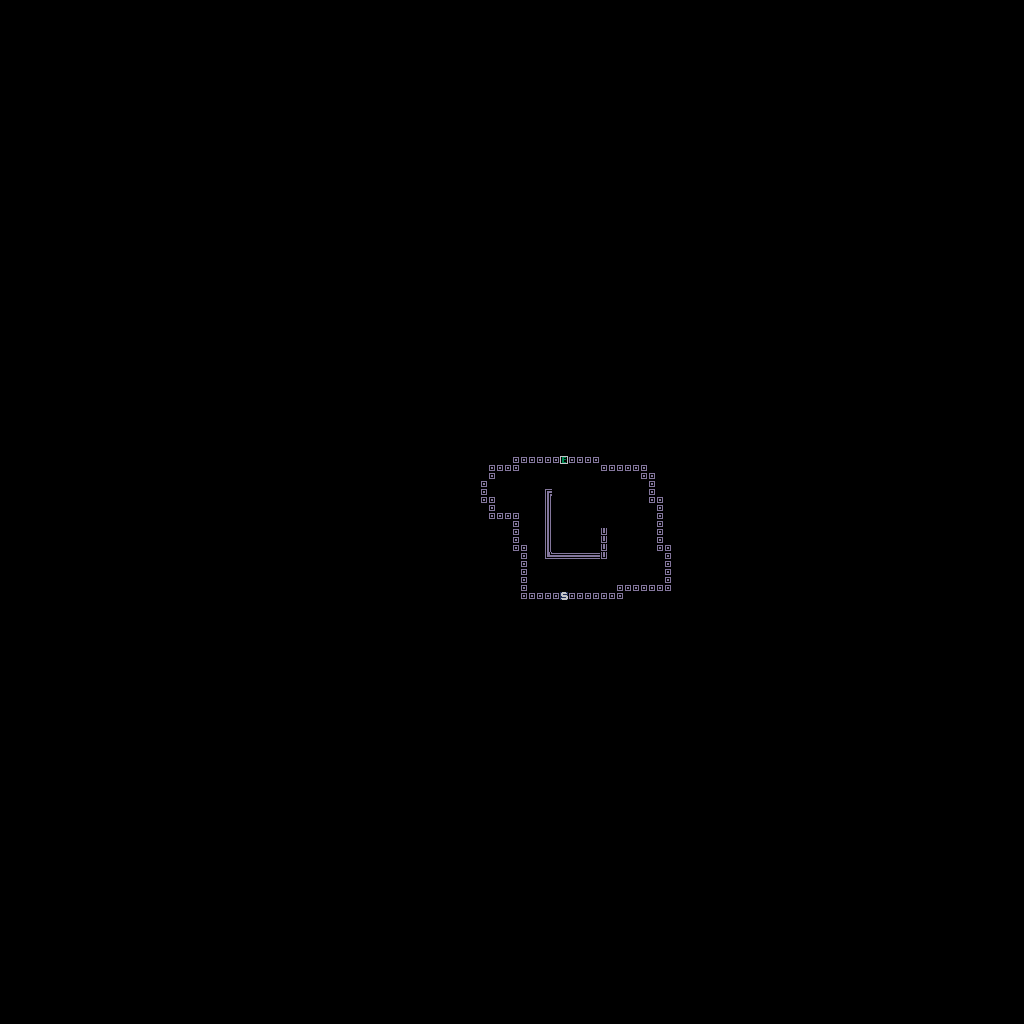

This is a level from a 2D game, rendered from its Tiled map with the project's own tilesets. A one-line summary and the map file follow, with tile-layer data summarised:
An orthogonal 128x128 tile map with 8x8 px tiles, 1 tile layer (floor).

<map version="1.4" tiledversion="1.4.3" orientation="orthogonal" renderorder="left-up" width="128" height="128" tilewidth="8" tileheight="8" infinite="0" backgroundcolor="#000000" nextlayerid="2" nextobjectid="1">
 <tileset firstgid="1" source="map_tiles.tsx" />
 <layer id="1" name="floor" width="128" height="128">
  <data>[16384 cells, 97 non-empty, 8 distinct tile ids]</data>
 </layer>
</map>
